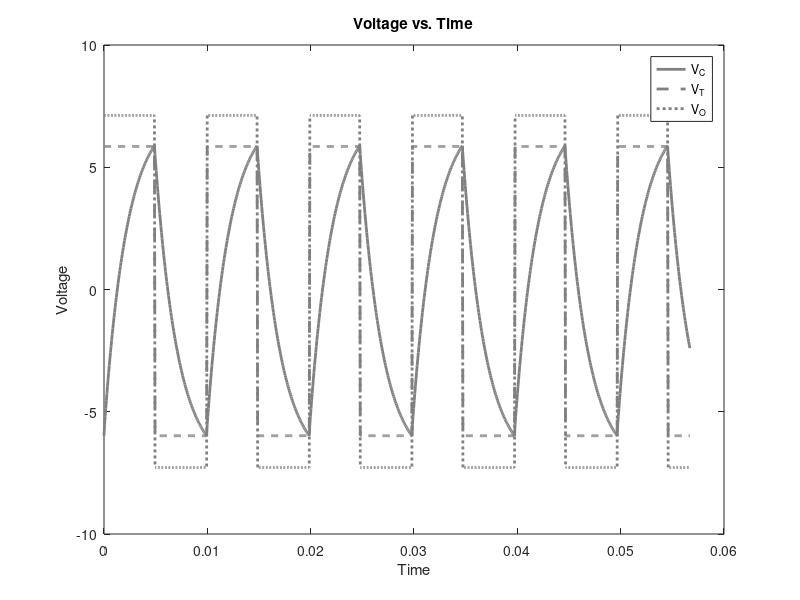

This chart was generated by the following MATLAB code: (Note: this script raises an error after producing the figure.)
%% Flicker Fusion Project - Week 3
% Jaiden Kazemini


clear; close all; clc; 
% Start by simulating three voltage waveforms from component values

% The following temporary values need to be replaced with measured values.

% VOP is the maximum output Voltage of the Op-amp, which is slightly lower
% than the voltage of the Positive battery
VOP = +7.12;

% VON is the lowest output Voltage of the Op-amp, which is near the
% voltage of the Negative battery  
VON = -7.28;


% part values, including whatever resistance R3 is at the time
R1 = .991e6*(.75); R2 = 1.25e5*(1.29); R3 = 18e3*(1.22); R4 = .47e3*(1); 
C1 = 0.993e-7*(1);
% R2 was origanly 1.03e5
% VTP is the Positive Trip Voltage, a function using R1 and R2
VTP = VOP * R1/(R1+R2);

% VTN is the Negative Trip Voltage, using almost the same equation
VTN = VON * R1/(R1+R2);

% Initial conditions need to be used in calculating the Capacitor Voltage

% VC1f is the final voltage the capacitor would reach only if the OpAmp
% never switched direction
VC1f = VOP;

% VC1i is the initial voltage of the capacitor (what it reached the last
% time the OpAmp switched direction)
VC1i = VTN;

% t0 represents the last time the OpAmp switched direction
t0 = 0;

% tau is the time constant relating R3 and C1
tau = R3*C1;

% the plot should graph enough time to show several multiples of tau
endtime=26*tau;

% Prepare time values for calculations
time=linspace(0,endtime,1000);

% Prepare empty memory for loop calculations (MATLAB likes to have this
% done before a loop is started)
VC1=zeros(size(time)); % for the charging/discharging Capacitor Voltage
VTrip=zeros(size(time)); % for the changing Trip Voltage levels
VOut=zeros(size(time)); % for the changing output voltage of the OpAmp

% This loop calculates voltage levels in the circuit over simulated time
for k=1:length(time)

% The capacitor voltage formula is given here, but you need to specify the
% formulas for the Trip Voltage and Output Voltage.
    VC1(k)=VC1f-(VC1f-VC1i)*exp(-(time(k)-t0)/tau);
    % VTrip(k)=???;
    if VC1f >= VTP;
        VOut(k)= VOP;
        VTrip(k)=VTP;
    end
    if VC1f <= VTN;
        VOut(k)= VON;
        VTrip(k)=VTN;
    end
    
    
% HINT: Consider making a new variable to use when building VTrip(k).  You
% can control the new variables behavior in the "if" statements below, a
% bit like how VC1f is used in building VC1(k).
    
% As simulated time goes by, the capacitor reaches the Positive Trip
% Voltage and the OpAmp must react.  Some new values for the VC1 formula
% need to be set.
    if VC1(k)>=VTP
         VC1f=VON;   % New "final" capacitor voltage
         VC1i= VTP;   % New "initial" capacitor voltage
         t0=time(k);     % New "starting" time
        
% Once the capacitor switches to discharging, it will eventually reach the
% Negative Trip Voltage, meaning changes have to happen again
    elseif VC1(k)<=VTN
         VC1f= -VON;
         VC1i= -VTP;
         t0=time(k);
    end
end

% This section makes a plot showing the three important voltages in a way
% that is friendly to black and white printers 
plot(time,VC1,'Color',[.5 .5 .5],'linewidth',2)
hold on
plot(time,VTrip,'--','Color',[.5 .5 .5],'linewidth',2)
% TIP: 'Color',[.5 .5 .5] means make a line with 50% Red, 50% Green, and
% 50% Blue (this makes a mid level grey).
% 'linewidth',2 means make the
% line 2 pixels wide.
plot(time,VOut,':','Color',[.5 .5 .5],'linewidth',2)

ylim([-10 10]) % this line helps keep the graph to a useful zoom level
legend('V_C','V_T','V_O', 'capVc','capVt','capVO')
% TIP: underscores in legend entries make the next character as subscript
xlabel('Time')
ylabel('Voltage')
title('Voltage vs. Time')

% Compare your simulated results with the actual captured waveforms
% by plotting them on the same pair of axes. Your plot should look much
% like the one on the web page.

% Un-comment and modify the following code once you have data from an
% oscilloscope:

load FFFExcel.csv
capTime=FFFExcel(:,1) + .02148 ;
capVC1=FFFExcel(:,2);
capVO=FFFExcel(:,3);
capVT=FFFExcel(:,4);
grid on
hold on
plot(capTime, capVC1,  'Color',['red'],'linewidth',2)
plot(capTime, capVT, '--', 'Color',['green'], 'linewidth',2)
plot(capTime, capVO, ':', 'Color',[0.6350 0.0780 0.1840], 'linewidth',2)
legend('V_C','V_T','V_O', 'capVc','capVt','capVO' )
hold off